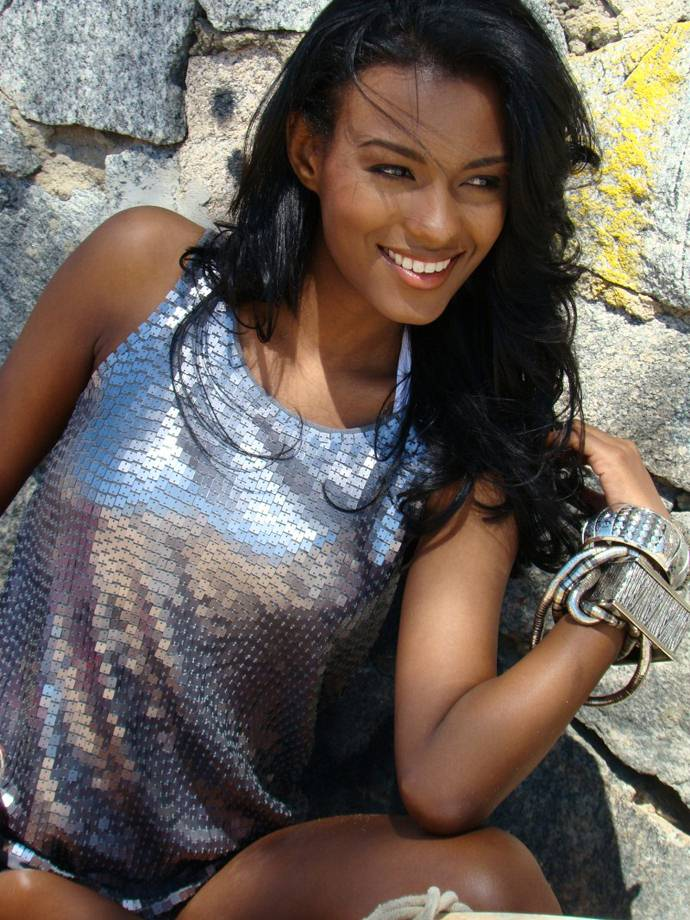
#> input picture Clases_PDI/images/SkinBeauty.jpeg, 690 x 920 px, given in place of test.png, which was not available
$ python resize_image.py
#> lines starting #> are read from the running program, lines starting #| are printed output that depends on the picture
import os
import sys
import argparse
import numpy as np
import cv2

if __name__ == "__main__":
    parser = argparse.ArgumentParser(description='InfoManager service.')
    parser.add_argument('--scale', dest='scale', metavar='NNN', type=int,
                        help='Scale factor')
    parser.add_argument('--im', dest='impath', metavar='S', type=str,
                        help='Image path')
    parser.add_argument('--out', dest='imout', metavar='S', type=str,
                        help='Output image path')
    args = parser.parse_args()

    impath = args.impath if args.impath is not None else "test.png"
    scale = args.scale if args.scale is not None else 2
    imoutlist = impath.split(".")
    imout = args.imout + ".%s"%imoutlist[-1] if args.imout is not None else\
        "{0}_resized_{1}x-1x.{2}".format(imoutlist[0], scale, imoutlist[-1])
    imag = cv2.imread(impath, 0)
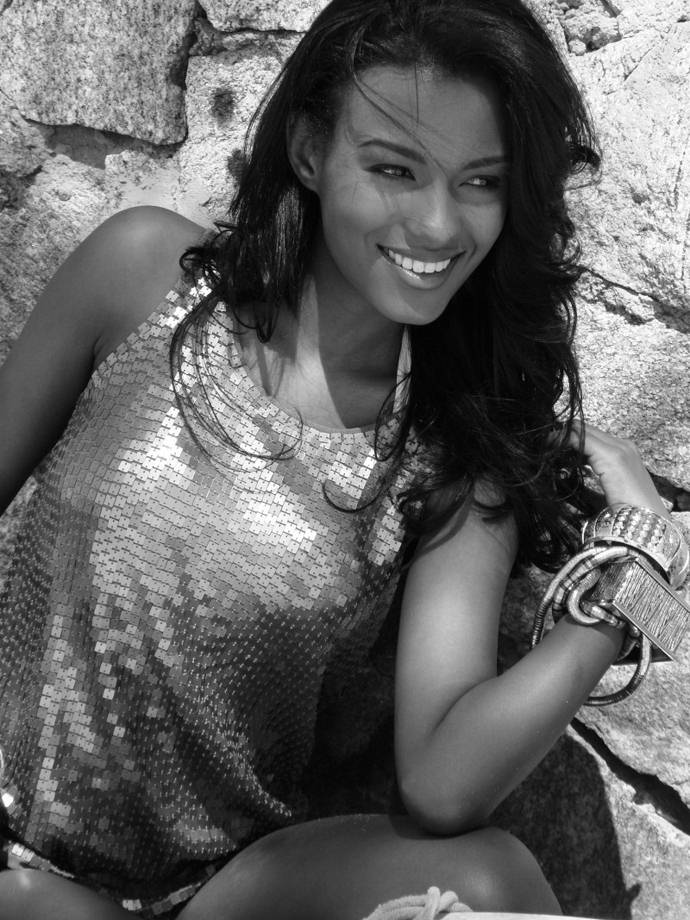
#> imag: shape (920, 690); min 0, max 255, mean 99.5
    h, w = list(map(lambda x: int(x/scale), imag.shape))
#> h = 460; w = 345
    resized = cv2.resize(imag, (w, h))
    cv2.imshow("resized", resized.astype(np.uint8))
    cv2.waitKey(500)
    params = list()
    params.append(cv2.IMWRITE_PNG_COMPRESSION)
    params.append(0)
    print("Saving the resized image %s"%imout)
    cv2.imwrite(imout, resized.astype(np.uint8), params)

$ run again, on Clases_PDI/images/lena_s.png
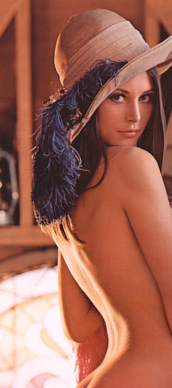
#> input picture Clases_PDI/images/lena_s.png, 172 x 388 px, given in place of test.png, which was not available
#> `imag = cv2.imread(impath, 0)`:
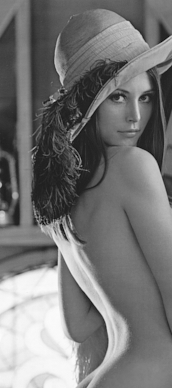
#> imag: shape (388, 172); min 7, max 251, mean 118.8
#> `resized = cv2.resize(imag, (w, h))`:
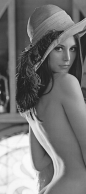
#> resized: shape (194, 86); min 30, max 251, mean 118.9
